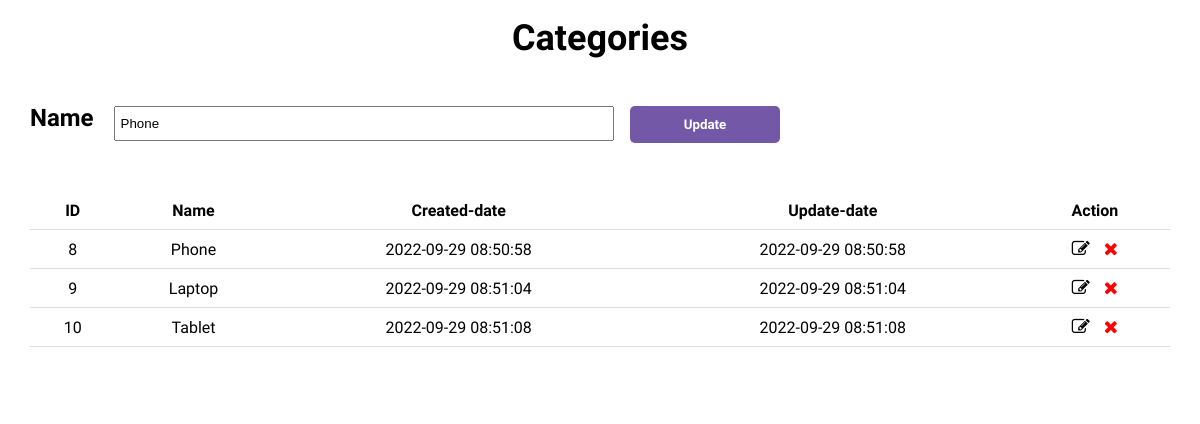
Screenshot of /categories/edit.php?id=8 with the database file from the repository.
### tables this page shows
CREATE TABLE `categories` (
  `id` int NOT NULL AUTO_INCREMENT,
  `name` varchar(225) NOT NULL,
  `created_date` datetime DEFAULT NULL,
  `updated_date` datetime DEFAULT NULL,
  PRIMARY KEY (`id`)
);

### categories/edit.php (the view, shortened to what this page needs)
<?php
include "../common/db.php";
$id = $_GET['id'];
$sql = "SELECT * FROM categories WHERE id=$id";
$result = mysqli_query($conn, $sql);
$row = mysqli_fetch_assoc($result);
?>
<?php include "../common/header.php"; ?>
<section class="sec-cat">
  <div class="linner clearfix">
    <h2 class="cmn-ttl">Categories</h2>
    <form action="" method="post" class="clearfix">
      <div class="cat-box clearfix">
        <label for="" class="cat-ttl">Name</label>
        <div class="input-gp">
          <input type="text" class="cat-input" name="cat-name" value="<?php echo $row['name'] ?>" placeholder="Enter category name">
        </div>
      </div>
      <div class="cat-box2">
        <input type="submit" value="Update" class=" cmn-btn cat-btn" name="edit">
      </div>
    </form>
    <?php
    $sql = "SELECT * FROM categories";
    $result = mysqli_query($conn, $sql);
    ?>
    <table class="cat-table">
      <tr>
        <th>ID</th>
        <th>Name</th>
        <th>Created-date</th>
        <th>Update-date</th>
        <th>Action</th>
      </tr>
      <tr>
        <?php
        while ($out = mysqli_fetch_array($result)) {
          echo "<tr>";
          echo "<td>$out[id]</td>";
          echo "<td>$out[name]</td>";
          echo "<td>$out[created_date]</td>";
          echo "<td>$out[updated_date]</td>";
          echo "<td><a href='edit.php'><i class='fa fa-edit' style='font-size:18px;color:black;margin-right:10px'></i></a>
              <a href=''><i class='fa fa-close' style='font-size:18px;color:red'></i></a></td>";
          echo "</tr>";
        }
        ?>
      </tr>
    </table>
  </div>
</section>
<?php include "../common/footer.php"; ?>

### css/common.css (style rules this page uses)
* { box-sizing: border-box; padding: 0; margin: 0; }
.linner { max-width: 1280px; width: 95%; margin: 0 auto; }
.clearfix::after { content: ""; clear: both; display: table; }
.cmn-ttl { font-size: 36px; font-family: 'Roboto',sans-serif; font-weight: 700; text-align: center; padding: 20px 0 ; }
.cmn-btn { width: 400px; background-color: #7258a7; color: #ffffff; padding: 5px; border: none; border-radius: 5px; margin: 20px 0; cursor: pointer; border: 1px solid rgba(114, 88, 167,0.4); font-family: 'Roboto',sans-serif; font-weight: 700; }
a { text-decoration: none; color: #ffffff; display: inline-block; }

### css/categories.css (style rules this page uses)
.sec-cat form { width: 100%; margin-top: 30px; }
.sec-cat .cat-box { float: left; width: 600px; }
.sec-cat .cat-box2 { float: left; width: 200px; }
.sec-cat .cat-box .input-gp { width: 400px; float: left; }
.sec-cat .cat-box .cat-input { width: 500px; padding: 8px 5px; }
.sec-cat .cat-box .cat-ttl { font-family: 'Roboto',sans-serif; font-weight: 600; margin-right: 20px; font-size: 24px; float: left; }
.sec-cat .cat-box2 .cat-btn { padding: 10px 5px; width: 150px; margin: 0; }
.sec-cat .cat-table { border-collapse: collapse; width: 100%; margin:50px 0; }
.sec-cat .cat-table th { padding: 10px; text-align: center; border-bottom: 1px solid #ddd; font-family: 'Roboto',sans-serif; font-weight: 700 !important; }
.sec-cat .cat-table td { padding: 10px; text-align: center; border-bottom: 1px solid #ddd; font-family: 'Roboto',sans-serif; font-weight: 400 ; }

### rows the page displays
categories: cat-name "Phone", id "8", name "Phone", created_date "2022-09-29 08:50:58", updated_date "2022-09-29 08:50:58"
categories: id "9", name "Laptop", created_date "2022-09-29 08:51:04", updated_date "2022-09-29 08:51:04"
categories: id "10", name "Tablet", created_date "2022-09-29 08:51:08", updated_date "2022-09-29 08:51:08"
